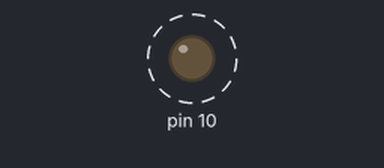
The sketch below on a simulated Arduino Uno, built with avr-gcc and run on an emulated ATmega328P. On the bench: output pins drawn as LEDs (lit = HIGH). Dashed ring = blinking.

Above: at 0.7 s.
Timing chart, 0 to 6.3 s (numbered marks = the images above):
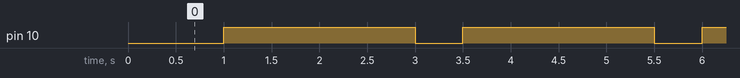

The sketch:

sketch_nov04b.ino
```cpp
void setup() {
  // put your setup code here, to run once:
        pinMode(10, OUTPUT);
        digitalWrite(10, LOW);
        delay(500);
        digitalWrite(10,HIGH);
}

void loop() {
  // put your main code here, to run repeatedly:
        digitalWrite(10, LOW);
        delay(500);
        digitalWrite(10,HIGH);
        delay(2000);
}
```

Measured:
- by itself, pin 10: alternates HIGH for 2.0 s and LOW for 0.50 s
